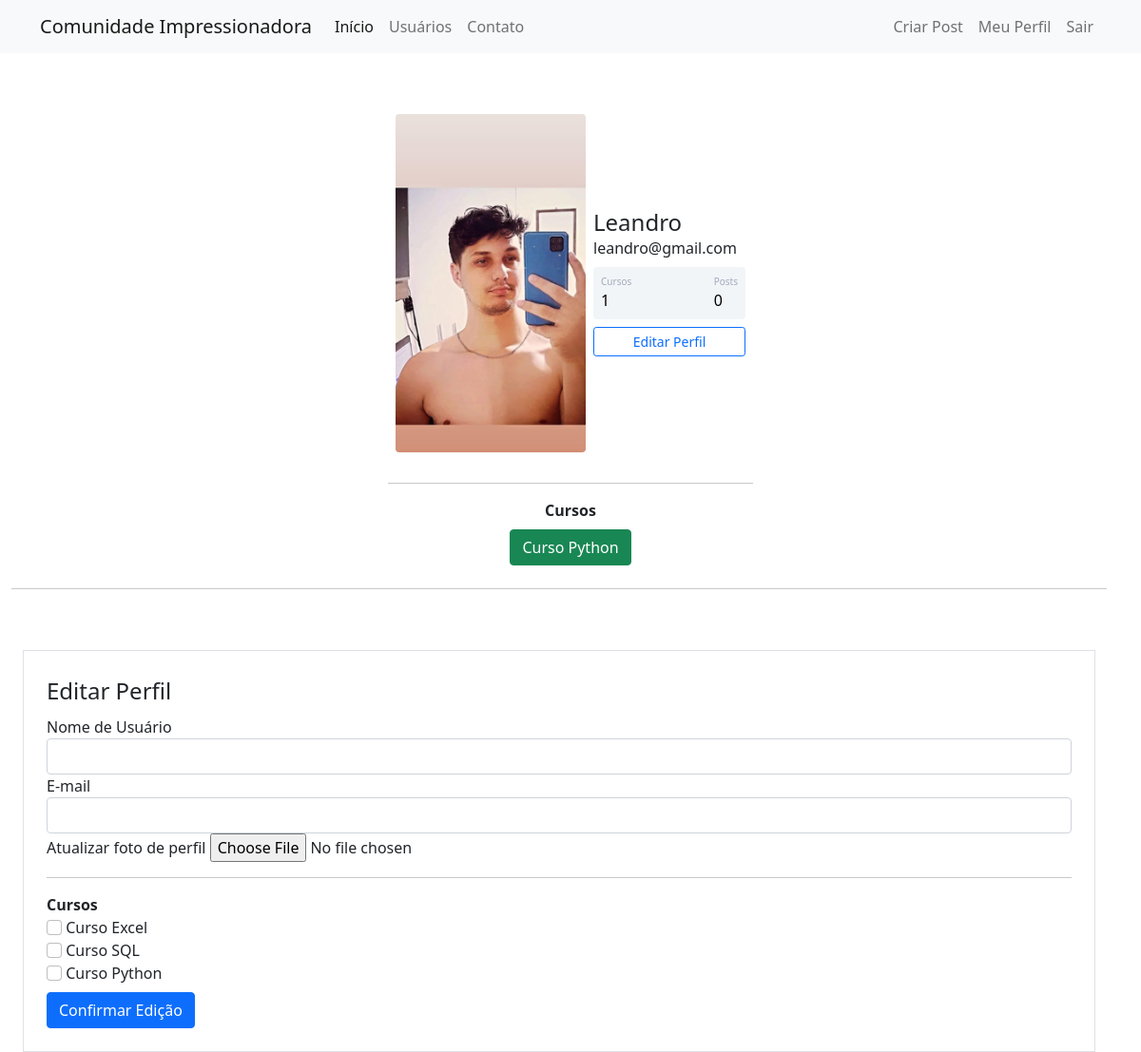
Screenshot of /perfil/editar (signed in) with the database file from the repository.
### sitecomunidade/models.py (models this page shows)
class Usuario(database.Model, UserMixin):
    id = database.Column(database.Integer, primary_key=True)
    username = database.Column(database.String, nullable=False)
    email = database.Column(database.String, nullable=False, unique=True)
    senha = database.Column(database.String, nullable=False)
    foto_perfil = database.Column(database.String, default='default.jpg')
    posts = database.relationship('Post', backref='autor', lazy=True)
    cursos = database.Column(database.String, nullable=False, default='Não informado')

### sitecomunidade/routes.py (the view, shortened to what this page needs)
@app.route('/perfil/editar', methods=['GET', 'POST'])
@login_required
def editar_perfil():
    form = FormEditarPerfil()
    foto_perfil = url_for('static', filename=f'fotos_perfil/{current_user.foto_perfil}')
    return render_template('editarperfil.html', foto_perfil=foto_perfil, form=form)

### sitecomunidade/forms.py (shortened to what this page needs)
class FormEditarPerfil(FlaskForm):
    username = StringField('Nome de Usuário', validators=[DataRequired()])
    email = StringField('E-mail', validators=[DataRequired(), Email()])
    foto_perfil = FileField('Atualizar foto de perfil', validators=[FileAllowed(['jpg', 'png'])])
    botao_submit_editarperfil = SubmitField('Confirmar Edição')
    curso_excel = BooleanField('Curso Excel')
    curso_sql = BooleanField('Curso SQL')
    curso_python = BooleanField('Curso Python')

### sitecomunidade/models.py (called while the page is built)
@login_manager.user_loader
def load_usuario(id_usuario):
    return Usuario.query.get(int(id_usuario))

### sitecomunidade/templates/editarperfil.html (shortened to what this page needs)
{% extends 'perfil.html' %}
{% block form_editar_perfil %}
    <div class="row container-fluid mt-4" >
        <hr>
            <div class="col" >
            <form method="POST" action="" class="border p-4 mt-5" enctype="multipart/form-data">
            <legend>Editar Perfil </legend>
            <fieldset>
                  <div class="form-group">
                    {{ form.username.label(class="form-control.label") }}
                    {% if form.username.errors %}
                        {{ form.username(class="form-control is-invalid") }}
                    <div class="invalid-feedback">
                        {%for erro in form.username.errors%}
                            {{ erro }}
                        {% endfor %}
                    </div>
                    {% else %}
                        {{ form.username(class="form-control") }}
                    {%endif%}
                    </div>
                <div class="form-group">
                    {{ form.email.label(class="form-control.label") }}
                    {% if form.email.errors %}
                        {{ form.email(class="form-control is-invalid") }}
                    <div class="invalid-feedback">
                        {%for erro in form.email.errors%}
                            {{ erro }}
                        {% endfor %}
                    </div>
                    {% else %}
                        {{ form.email(class="form-control") }}
                    {%endif%}
                </div>
                <div class="form-group">
                    {{ form.foto_perfil.label }}
                    {{ form.foto_perfil(class="form-control-file") }}
                </div>
                <hr>
                <strong>Cursos</strong>
                {% for campo in form %}
                    {% if 'curso_' in campo.name %}
                        <div class="form-group">
                            {{ campo(class="form-check-input")}}
                            {{ campo.label(class="form-check-input.label")}}
                        </div>
                    {% endif %}
                {% endfor %}
            </fieldset>
                    {{ form.botao_submit_editarperfil (class="btn btn-primary mt-2")}}
                </form>
            </div>
        </div>
{%endblock%}

### sitecomunidade/templates/perfil.html
{% extends 'base.html' %}
{% block body %}
<div class="container mt-5 d-flex justify-content-center">
            <div class="card p-3">
                <div class="d-flex align-items-center">
                    <div class="image pe-2"> <img src="{{ foto_perfil }}" class="rounded" width="200" >
                </div>
                <div class="ml-3 w-100">
                   <h4 class="mb-0 mt-0">{{ (current_user.username).title()}}</h4><span>{{ (current_user.email).lower() }}</span>
                   <div class="p-2 mt-2 bg-primary d-flex justify-content-between rounded text-white stats">
                       {% if 'Não informado' in current_user.cursos %}
                            <div class="d-flex flex-column"> <span class="articles">Cursos</span> <span class="number1">0</span> </div>
                       {% else %}
                            <div class="d-flex flex-column"> <span class="articles">Cursos</span> <span class="number1">{{current_user.cursos.count(';') +1}}</span> </div>
                       {% endif %}
                    <div class="d-flex flex-column"><span class="rating">Posts</span><span class="number3">0</span></div>
                   </div>
                   <div class="button mt-2 d-flex flex-row align-items-center">
                       <a class="w-100" href="{{url_for('editar_perfil')}}">
                    <button class="btn btn-sm btn-outline-primary w-100" >Editar Perfil</button>
                       </a>
                   </div>
                </div>
                </div>
            </div>
         </div>
<div class="row justify-content-center">
    <div class="col col-4" style="text-align: center" >
        <hr>
        <strong>Cursos</strong><br>
        {% for curso in  current_user.cursos.split(';') %}
            <button type="button" class="btn btn-success mt-2" disable >{{ curso }}</button>
        {%endfor%}
    </div>
</div>
{% block form_editar_perfil %}
{%endblock%}
{% endblock %}

### sitecomunidade/static/main.css (style rules this page uses)
.card { width: 400px; border: none; border-radius: 10px; background-color: #fff; }
.stats { background: #f2f5f8 !important; color: #000 !important; }
.articles { font-size:10px; color: #a1aab9; }
.number1 { font-weight:500; }
.rating { font-size:10px; color: #a1aab9; }
.number3 { font-weight:500; }

### rows the page displays
Usuario: username "Leandro", email "leandro@gmail.com", cursos "1", cursos "Curso Python"

### other values shown
{{ campo.label(class="form-check-input.label") }} "Curso Excel" "Curso SQL" "Curso Python"
